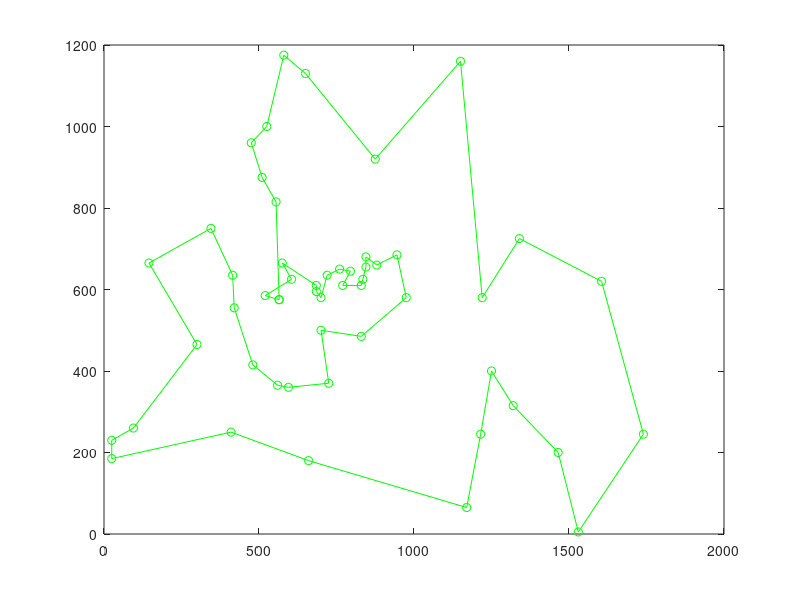
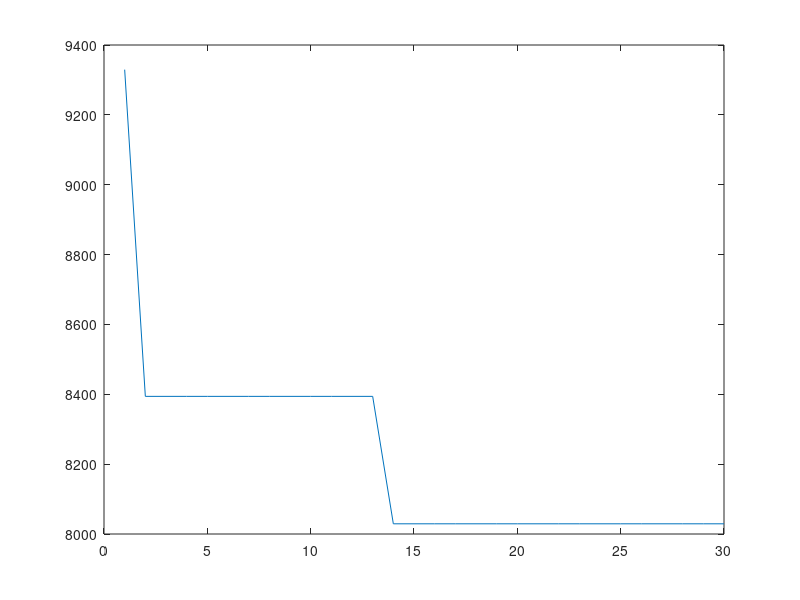

These charts were generated, in order, by the following MATLAB code:
clc;
clear;
close all;

Berlin =[1         565         575
    2          25         185
    3         345         750
    4         945         685
    5         845         655
    6         880         660
    7          25         230
    8         525        1000
    9         580        1175
    10         650        1130
    11        1605         620
    12        1220         580
    13        1465         200
    14        1530           5
    15         845         680
    16         725         370
    17         145         665
    18         415         635
    19         510         875
    20         560         365
    21         300         465
    22         520         585
    23         480         415
    24         835         625
    25         975         580
    26        1215         245
    27        1320         315
    28        1250         400
    29         660         180
    30         410         250
    31         420         555
    32         575         665
    33        1150        1160
    34         700         580
    35         685         595
    36         685         610
    37         770         610
    38         795         645
    39         720         635
    40         760         650
    41         475         960
    42          95         260
    43         875         920
    44         700         500
    45         555         815
    46         830         485
    47        1170          65
    48         830         610
    49         605         625
    50         595         360
    51        1340         725
    52        1740         245 ];
x = Berlin(:,2);
y = Berlin(:,3);
n=prod(size(x));
Max_Iter = 30; % Maximum Number of Iterations
Na = 50;  
Dist = zeros(n,n);
Q = 100;
Tau_0 = 10^-6;
alpha = 1;              
beta = 5;
rho = 0.5;
T = Tau_0*ones(n,n);
anttour = zeros(Max_Iter,n);
antcost = zeros(n,1);
Bestcost = zeros(Max_Iter,1);
Bestcostsoln = inf;
for i = 1:n
    for j = 1:n
        
        Dist(i,j) = sqrt((x(i)-x(j))^2 + (y(i)-y(j))^2);
        
    end
end
eta = 1./Dist;
for iter = 1:Max_Iter
    for l = 1:n-1
    for k = 1:Na 
    
        anttour(k,1) = 1;
        i = anttour(k,l);
        P = (T(i,:).^alpha)./(Dist(i,:).^beta);
        P(anttour(k,1:l))=0;
        P = P/sum(P);
        r = rand;
        C = cumsum(P);
        j = find(r<=C,1,'first');
        anttour(k,l+1)=j;
    end
    end
    for k = 1:Na
        tour = [anttour(k,:) anttour(k,1)];
        L = 0;
        for i = 1:length(tour)-1
             L = L + Dist(tour(i),tour(i+1));
        end
        antcost(k,1) = L;
        if antcost(k,1) < Bestcostsoln
            Bestcostsoln = antcost(k,1);
            Besttoursoln = anttour(k,:);
        end
    end
    
    T = (1-rho)*T;
    for k = 1:Na
        tour = [anttour(k,:) anttour(k,1)];
        for l = 1:n
            i = tour(l);
            j = tour(l+1);
            T(i,j) = T(i,j)+Q/antcost(k,1);
        end
    end
    Bestcost(iter) = Bestcostsoln;
end
x_1 = ones(53,1);
y_1 = ones(53,1);
for i = 1:52
    x_1(i,1) = Berlin(Besttoursoln(1,i),2);
end
x_1(53,1) = x_1(1,1);
for i = 1:52
    y_1(i,1) = Berlin(Besttoursoln(1,i),3);
end
y_1(53,1) = y_1(1,1);
plot(x_1,y_1,'g-o');
figure
plot(1:Max_Iter,Bestcost)